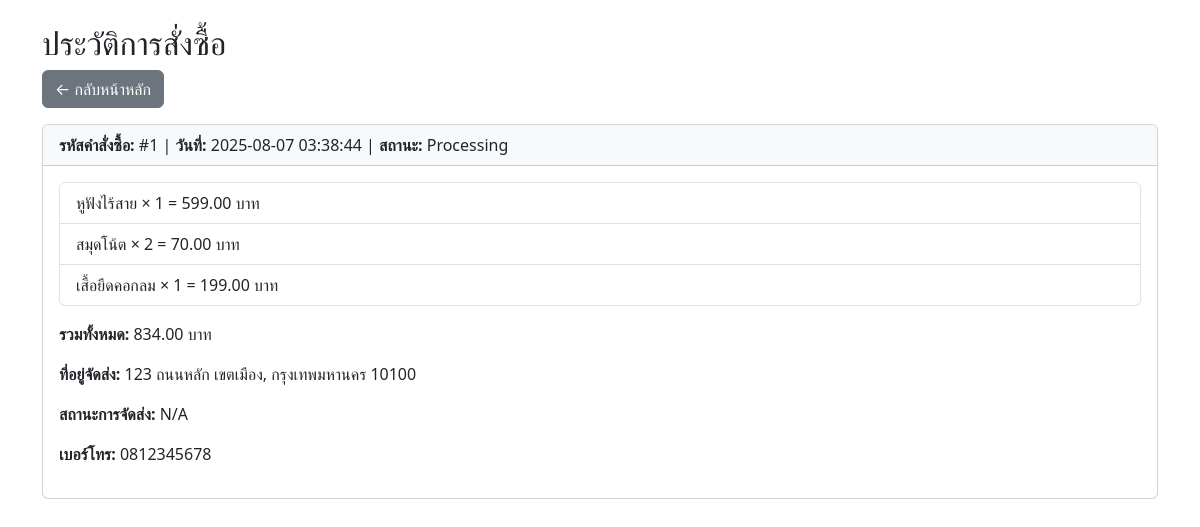
Page /orders.php (signed in) on the committed database.
### tables this page shows
CREATE TABLE `orders` (
  `order_id` int(11) NOT NULL,
  `user_id` int(11) DEFAULT NULL,
  `total_amount` decimal(10,2) NOT NULL,
  `order_date` timestamp NOT NULL DEFAULT current_timestamp(),
  `status` enum('pending','processing','shipped','completed','cancelled') DEFAULT 'pending'
);

CREATE TABLE `order_items` (
  `order_item_id` int(11) NOT NULL,
  `order_id` int(11) DEFAULT NULL,
  `product_id` int(11) DEFAULT NULL,
  `quantity` int(11) NOT NULL,
  `price` decimal(10,2) NOT NULL
);

CREATE TABLE `products` (
  `product_id` int(11) NOT NULL,
  `product_name` varchar(150) NOT NULL,
  `description` text DEFAULT NULL,
  `price` decimal(10,2) NOT NULL,
  `stock` int(11) DEFAULT 0,
  `category_id` int(11) DEFAULT NULL,
  `created_at` timestamp NOT NULL DEFAULT current_timestamp()
);

CREATE TABLE `shipping` (
  `shipping_id` int(11) NOT NULL,
  `order_id` int(11) DEFAULT NULL,
  `address` varchar(255) NOT NULL,
  `city` varchar(100) DEFAULT NULL,
  `postal_code` varchar(20) DEFAULT NULL,
  `phone` varchar(20) DEFAULT NULL,
  `shipping_status` enum('not_shipped','shipped','delivered') DEFAULT 'not_shipped'
);

### function.php (called while the page is built)
<?php
function getOrderItems($pdo, $order_id)
{
    $stmt = $pdo->prepare("SELECT oi.quantity, oi.price, p.product_name
            FROM order_items oi
            JOIN products p ON oi.product_id = p.product_id
            WHERE oi.order_id = ?");
    $stmt->execute([$order_id]);
    return $stmt->fetchAll(PDO::FETCH_ASSOC);
}
function getShippingInfo($pdo, $order_id)
{
    $stmt = $pdo->prepare("SELECT * FROM shipping WHERE order_id = ?");
    $stmt->execute([$order_id]);
    return $stmt->fetch(PDO::FETCH_ASSOC);
}
?>

### orders.php (the view, shortened to what this page needs)
<?php
require 'config.php';
require 'function.php';
$user_id = $_SESSION['user_id'];
$stmt = $conn->prepare("SELECT * FROM orders WHERE user_id = ? ORDER BY order_date DESC");
$stmt->execute([$user_id]);
$orders = $stmt->fetchAll(PDO::FETCH_ASSOC);
?>
<!DOCTYPE html>
<html lang="th">
<head>
    <link href="https://cdn.jsdelivr.net/npm/bootstrap@5.3.0/dist/css/bootstrap.min.css" rel="stylesheet">
</head>
<body class="container mt-4">
    <h2>ประวัติการสั่งซื้อ</h2>
    <a href="index.php" class="btn btn-secondary mb-3">← กลับหน้าหลัก</a>
    <?php if (count($orders) === 0): ?>
        <div class="alert alert-warning">คุณยังไม่เคยสั่งซื้อสินค้า</div>
    <?php else: ?>
        <?php foreach ($orders as $order): ?>
            <div class="card mb-4">
                <div class="card-header bg-light">
                    <strong>รหัสคำสั่งซื้อ:</strong> #<?= $order['order_id'] ?> |
                    <strong>วันที่:</strong> <?= $order['order_date'] ?> |
                    <strong>สถานะ:</strong> <?= isset($order['status']) ? ucfirst($order['status']) : 'N/A' ?>
                </div>
                <div class="card-body">
                    <ul class="list-group mb-3">
                        <?php foreach (getOrderItems($conn, $order['order_id']) as $item): ?>
                            <li class="list-group-item">
                                <?= htmlspecialchars($item['product_name']) ?> × <?= $item['quantity'] ?> =
                                <?=
                                    number_format($item['price'] * $item['quantity'], 2) ?> บาท
                            </li>
                        <?php endforeach; ?>
                    </ul>
                    <p><strong>รวมทั้งหมด:</strong> <?= number_format($order['total_amount'], 2) ?> บาท</p>
                    <?php $shipping = getShippingInfo($conn, $order['order_id']); ?>
                    <?php if ($shipping): ?>
                        <p><strong>ที่อยู่จัดส่ง:</strong> <?= htmlspecialchars($shipping['address']) ?>,
                            <?=
                                htmlspecialchars($shipping['city']) ?>             <?= $shipping['postal_code'] ?>
                        </p>
                        <p><strong>สถานะการจัดส่ง:</strong> <?= isset($shipping['status']) ? ucfirst($shipping['status']) : 'N/A' ?>
                        </p>
                        <p><strong>เบอร์โทร:</strong> <?= htmlspecialchars($shipping['phone']) ?></p>
                    <?php endif; ?>
                </div>
            </div>
        <?php endforeach; ?>
    <?php endif; ?>
</body>
</html>

### rows in the picture
orders: order_id "1", order_date "2025-08-07 03:38:44", status "Processing", total_amount "834.00", shipping.address "123 ถนนหลัก เขตเมือง", shipping.city "กรุงเทพมหานคร", shipping.postal_code "10100", shipping.phone "0812345678"
order_items: product.product_name "หูฟังไร้สาย", quantity "1", $item['price']*$item['quantity'] "599.00"
order_items: product.product_name "สมุดโน้ต", quantity "2", $item['price'] * $item['quantity'] "70.00"
order_items: product.product_name "เสื้อยืดคอกลม", quantity "1", $item['price']*$item['quantity'] "199.00"
